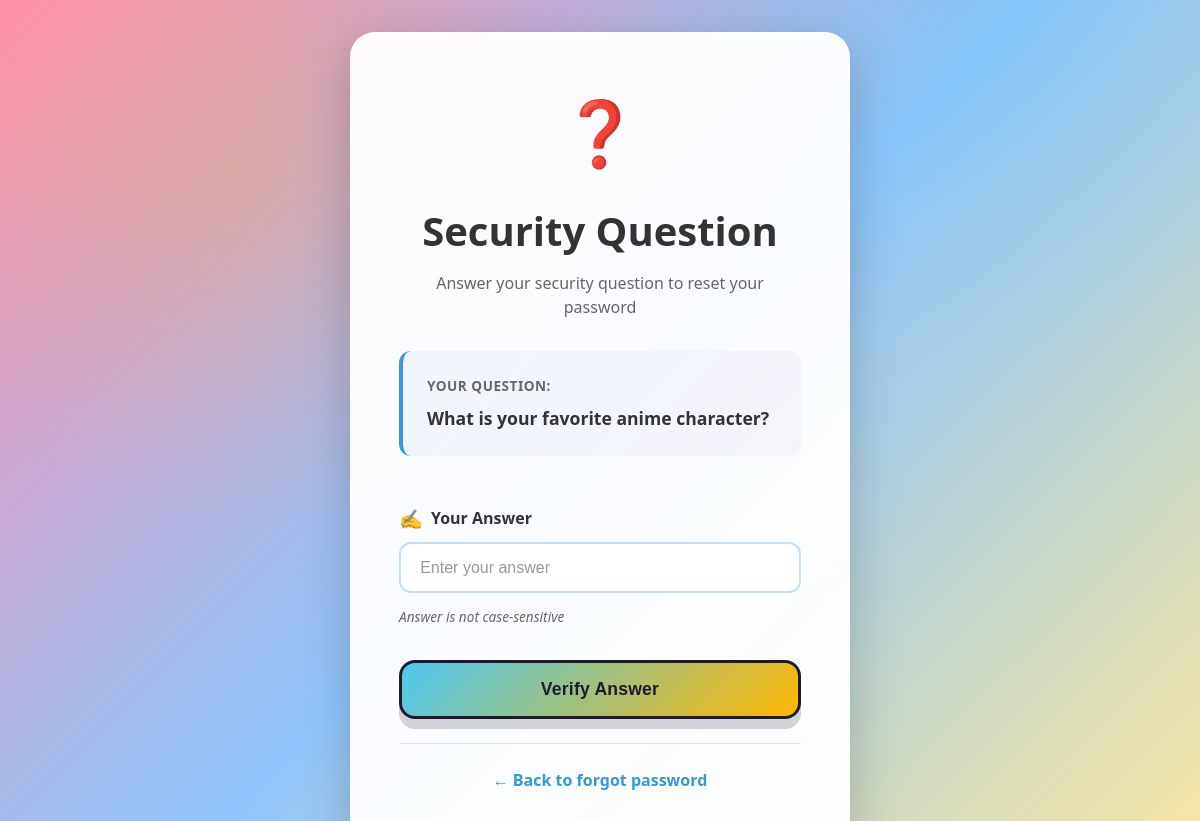
The page /answer_security/4 on the database as committed earlier.
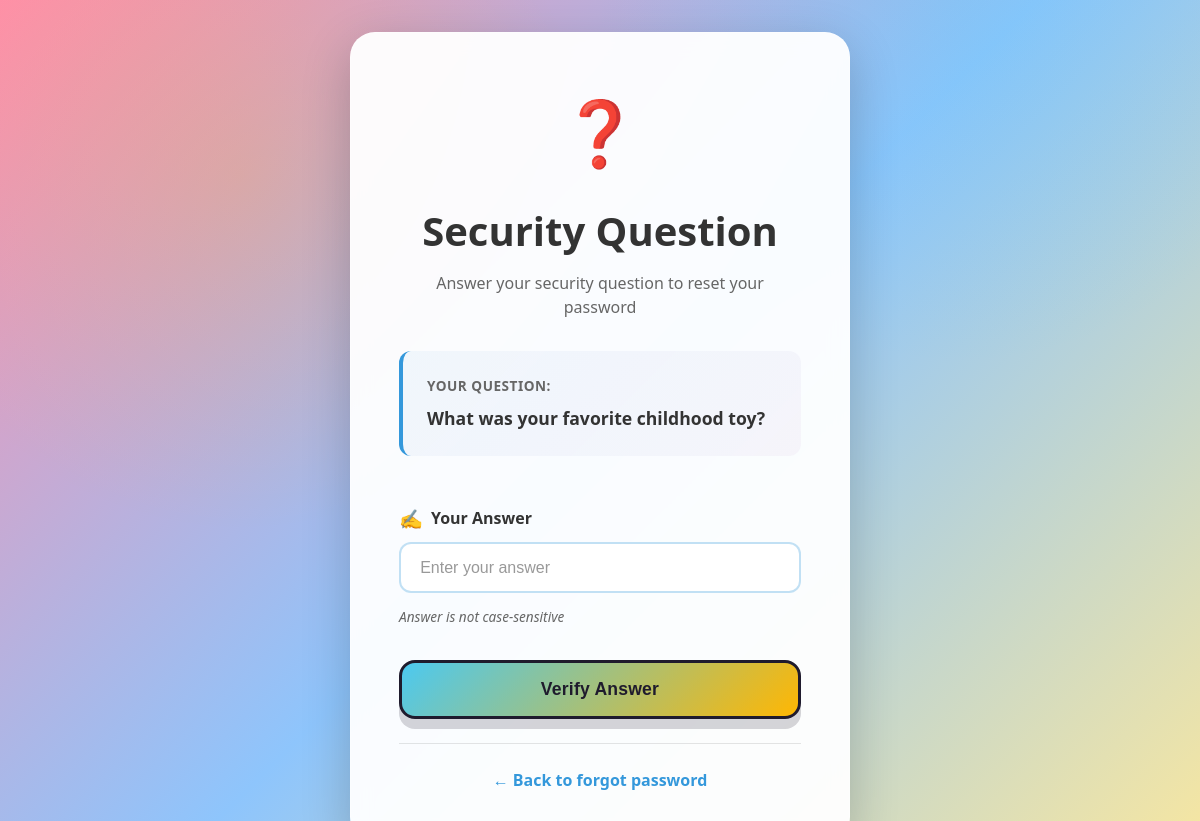
The same page on the database as committed later.
### main.py (models this page shows)
class User(db.Model, UserMixin):
    id = db.Column(db.Integer, primary_key=True)
    username = db.Column(db.String(30), nullable=False)
    password = db.Column(db.String(70), nullable=False)
    tokens = db.Column(db.Integer, default=50)
    tokens_spent = db.Column(db.Integer, default=0)
    rolls_done = db.Column(db.Integer, default=0)
    last_daily_claim = db.Column(db.DateTime, default=datetime.utcnow)
    security_question = db.Column(db.String(200), nullable=True)
    security_answer_hash = db.Column(db.String(200), nullable=True)
    battle_wins = db.Column(db.Integer, default=0)
    battle_losses = db.Column(db.Integer, default=0)
    heroes = db.relationship('Hero', secondary=user_heroes, backref="owners")
    heroes_history = db.relationship('Hero', secondary=user_hero_history, backref="historical_owners")
    achievements = db.relationship("Achievement", secondary=user_achievements, backref="owners")

### main.py (the view, shortened to what this page needs)
@app.route('/answer_security/<int:user_id>', methods=['GET', 'POST'])
def answer_security(user_id):
    user = User.query.get(user_id)
    if not user:
        flash("User not found.", "danger")
        return redirect(url_for('forgot_password'))
    return render_template('answer_security.html', user=user)

### templates/answer_security.html (shortened to what this page needs)
<!DOCTYPE html>
<html lang="en">
<head>
    <link rel="stylesheet" href="{{ url_for('static', filename='style.css') }}">
    <link rel="stylesheet" href="{{ url_for('static', filename='forgot_password_security.css') }}">
</head>
<body>
    <div class="auth-container">
        <div class="auth-card">
            <div class="auth-header">
                <div class="auth-icon">❓</div>
                <h1 class="auth-title">Security Question</h1>
                <p class="auth-subtitle">Answer your security question to reset your password</p>
            </div>
            <form method="POST" action="{{ url_for('answer_security', user_id=user.id) }}" class="auth-form">
                <div class="security-question-display">
                    <div class="question-label">Your Question:</div>
                    <div class="question-text">{{ user.security_question }}</div>
                </div>
                <div class="form-group">
                    <label for="answer" class="form-label">
                        <span class="label-icon">✍️</span>
                        Your Answer
                    </label>
                    <input
                        type="text"
                        name="answer"
                        id="answer"
                        class="form-input"
                        placeholder="Enter your answer"
                        required
                        autocomplete="off"
                    >
                    <small class="form-hint">Answer is not case-sensitive</small>
                </div>
                <button type="submit" class="btn btn-primary btn-full">
                    Verify Answer
                </button>
            </form>
            <div class="auth-links">
                <p><a href="{{ url_for('forgot_password') }}" class="auth-link">← Back to forgot password</a></p>
            </div>
        </div>
    </div>
</body>
</html>

### static/style.css (style rules this page uses)
* { margin: 0; padding: 0; box-sizing: border-box; }
:root { --ink: #1f1b2d; --ink-soft: #2d263b; --paper: #fff7eb; --sky: #4cc9f0; --sun: #ffb703; --berry: #ef476f; --grape: #8b5cf6; --leaf: #2ec27e; --shadow-strong: 0 10px 0 rgba(31, 27, 45, 0.18); --shadow-pop: 0 12px 0 var(--ink); --shadow-soft: 0 10px 25px rgba(0, 0, 0, 0.15); }
body { font-family: 'Comic Sans MS', 'Trebuchet MS', 'Segoe UI', Tahoma, Geneva, Verdana, sans-serif; background: radial-gradient(circle at 20% 20%, rgba(255, 183, 3, 0.18) 0, transparent 30%), radial-gradient(circle at 80% 0%, rgba(79, 201, 240, 0.2) 0, transparent 28%), linear-gradient(135deg, #ff8fab 0%, #8ec5fc 50%, #f9e79f 100%); min-height: 100vh; color: var(--ink); align-items: center; gap: 1rem; line-height: 1.6; }
a { color: var(--ink); text-decoration: none; }
.btn { padding: 0.6rem 1.1rem; border: 3px solid var(--ink); border-radius: 12px; cursor: pointer; font-weight: 800; transition: all 0.2s ease; color: var(--ink); background: #ffeecb; box-shadow: var(--shadow-strong); letter-spacing: 0.2px; }
.btn { display: inline-block; padding: 0.8rem 1.3rem; border-radius: 16px; font-weight: 900; text-decoration: none; transition: all 0.22s ease; transform: scale(1); font-size: 1rem; cursor: pointer; border: 3px solid var(--ink); color: var(--ink); background: #ffeecb; box-shadow: var(--shadow-strong); letter-spacing: 0.2px; }
.btn-primary { background: linear-gradient(135deg, #4cc9f0, #ffb703); color: var(--ink); }

### static/forgot_password_security.css (style rules this page uses)
.auth-container { min-height: 100vh; display: flex; align-items: center; justify-content: center; padding: 2rem; }
.auth-card { background: rgba(255, 255, 255, 0.95); backdrop-filter: blur(10px); border-radius: 25px; padding: 3rem; max-width: 500px; width: 100%; box-shadow: 0 15px 50px rgba(0,0,0,0.2); border: 1px solid rgba(255,255,255,0.3); }
.auth-header { text-align: center; margin-bottom: 2rem; }
.auth-icon { font-size: 4rem; margin-bottom: 1rem; animation: float 3s ease-in-out infinite; }
.auth-title { font-size: 2.5rem; color: #333; margin-bottom: 0.5rem; font-weight: bold; }
.auth-subtitle { font-size: 1rem; color: #666; line-height: 1.5; }
.auth-form { display: flex; flex-direction: column; gap: 1.5rem; }
.form-group { display: flex; flex-direction: column; gap: 0.5rem; }
.form-label { font-weight: 600; color: #333; font-size: 1rem; display: flex; align-items: center; gap: 0.5rem; }
.label-icon { font-size: 1.2rem; }
.form-input { padding: 0.9rem 1.2rem; border: 2px solid rgba(52, 152, 219, 0.3); border-radius: 12px; font-size: 1rem; transition: all 0.3s ease; background: white; color: #333; }
.form-input::placeholder { color: #999; }
.form-hint { font-size: 0.85rem; color: #666; font-style: italic; margin-top: 0.3rem; }
.btn-full { width: 100%; padding: 1rem; font-size: 1.1rem; margin-top: 0.5rem; }
.auth-links { margin-top: 1.5rem; text-align: center; padding-top: 1.5rem; border-top: 1px solid rgba(0,0,0,0.1); }
.auth-link { color: #3498db; text-decoration: none; font-weight: 600; transition: all 0.3s ease; }
.security-question-display { background: linear-gradient(135deg, rgba(52, 152, 219, 0.05), rgba(155, 89, 182, 0.05)); border-left: 4px solid #3498db; border-radius: 12px; padding: 1.5rem; margin-bottom: 1.5rem; }
.question-label { font-size: 0.85rem; color: #666; font-weight: 600; text-transform: uppercase; letter-spacing: 0.5px; margin-bottom: 0.5rem; }
.question-text { font-size: 1.1rem; color: #333; font-weight: 600; line-height: 1.5; }

Rows that differ between the two databases and show on the page:
changed User: security_question "What is your favorite anime character?" → "What was your favorite childhood toy?"
